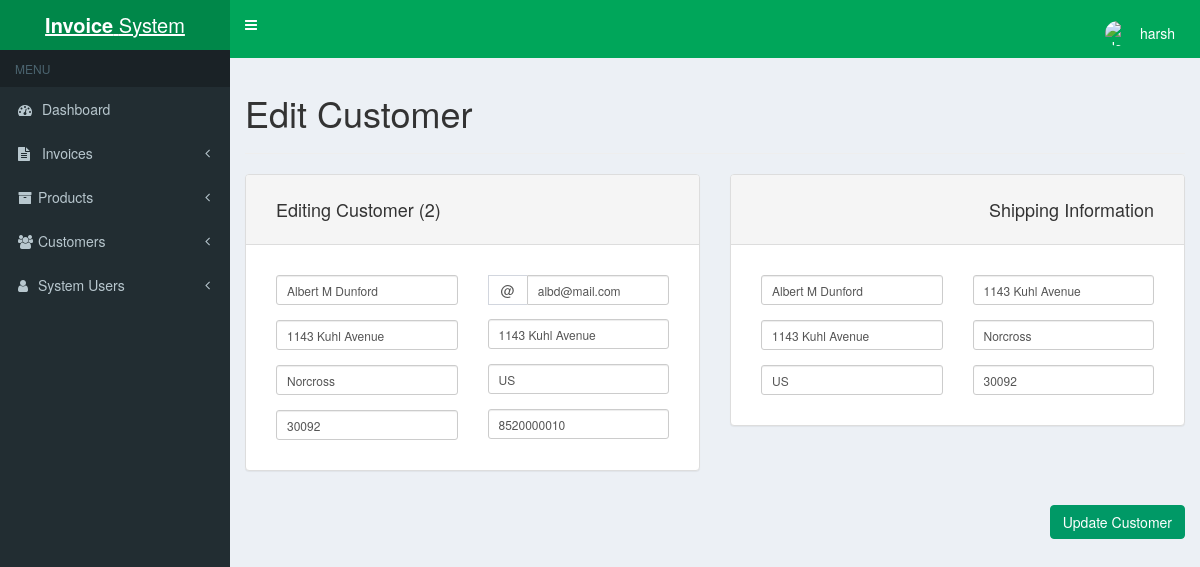
Page /customer-edit.php?id=2 (signed in) on the committed database.
### tables this page shows
CREATE TABLE IF NOT EXISTS `store_customers` (
  `id` int(11) NOT NULL AUTO_INCREMENT,
  `name` varchar(255) NOT NULL,
  `email` varchar(255) NOT NULL,
  `address_1` varchar(255) NOT NULL,
  `address_2` varchar(255) NOT NULL,
  `town` varchar(255) NOT NULL,
  `county` varchar(255) NOT NULL,
  `postcode` varchar(255) NOT NULL,
  `phone` varchar(100) NOT NULL,
  `name_ship` varchar(255) NOT NULL,
  `address_1_ship` varchar(255) NOT NULL,
  `address_2_ship` varchar(255) NOT NULL,
  `town_ship` varchar(255) NOT NULL,
  `county_ship` varchar(255) NOT NULL,
  `postcode_ship` varchar(255) NOT NULL,
  PRIMARY KEY (`id`)
);

### customer-edit.php (the view, shortened to what this page needs)
<?php
include('header.php');
$getID = $_GET['id'];
$mysqli = new mysqli(DATABASE_HOST, DATABASE_USER, DATABASE_PASS, DATABASE_NAME);
$query = "SELECT * FROM store_customers WHERE id = '" . $mysqli->real_escape_string($getID) . "'";
$result = mysqli_query($mysqli, $query);
if($result) {
	while ($row = mysqli_fetch_assoc($result)) {
		$customer_name = $row['name'];
		$customer_email = $row['email'];
		$customer_address_1 = $row['address_1'];
		$customer_address_2 = $row['address_2'];
		$customer_town = $row['town'];
		$customer_county = $row['county'];
		$customer_postcode = $row['postcode'];
		$customer_phone = $row['phone'];
		$customer_name_ship = $row['name_ship'];
		$customer_address_1_ship = $row['address_1_ship'];
		$customer_address_2_ship = $row['address_2_ship'];
		$customer_town_ship = $row['town_ship'];
		$customer_county_ship = $row['county_ship'];
		$customer_postcode_ship = $row['postcode_ship'];
	}
}
?>
<h1>Edit Customer</h1>
<hr>
<form method="post" id="update_customer">
	<div class="row">
		<div class="col-xs-6">
			<div class="panel panel-default">
				<div class="panel-heading">
					<h4>Editing Customer (<?php echo $getID; ?>)</h4>
				</div>
				<div class="panel-body form-group form-group-sm">
					<div class="row">
						<div class="col-xs-6">
							<div class="form-group">
								<input type="text" class="form-control margin-bottom copy-input required" name="customer_name" id="customer_name" placeholder="Enter name" tabindex="1" value="<?php echo $customer_name; ?>">
							</div>
							<div class="form-group">
								<input type="text" class="form-control margin-bottom copy-input required" name="customer_address_1" id="customer_address_1" placeholder="Address 1" tabindex="3" value="<?php echo $customer_address_1; ?>">
							</div>
							<div class="form-group">
								<input type="text" class="form-control margin-bottom copy-input required" name="customer_town" id="customer_town" placeholder="Town" tabindex="5" value="<?php echo $customer_town; ?>">
							</div>
							<div class="form-group no-margin-bottom">
								<input type="text" class="form-control copy-input required" name="customer_postcode" id="customer_postcode" placeholder="Postcode" tabindex="7" value="<?php echo $customer_postcode; ?>">
							</div>
						</div>
						<div class="col-xs-6">
							<div class="input-group float-right margin-bottom">
								<span class="input-group-addon">@</span>
								<input type="email" class="form-control copy-input required" name="customer_email" id="customer_email" placeholder="E-mail address" aria-describedby="sizing-addon1" tabindex="2" value="<?php echo $customer_email; ?>">
							</div>
						    <div class="form-group">
						    	<input type="text" class="form-control margin-bottom copy-input" name="customer_address_2" id="customer_address_2" placeholder="Address 2" tabindex="4" value="<?php echo $customer_address_2; ?>">
						    </div>
						    <div class="form-group">
						    	<input type="text" class="form-control margin-bottom copy-input required" name="customer_county" id="customer_county" placeholder="County" tabindex="6" value="<?php echo $customer_county; ?>">
						    </div>
						    <div class="form-group no-margin-bottom">
						    	<input type="text" class="form-control required" name="customer_phone" id="invoice_phone" placeholder="Phone number" tabindex="8" value="<?php echo $customer_phone; ?>">
							</div>
						</div>
					</div>
				</div>
			</div>
		</div>
		<div class="col-xs-6 text-right">
			<div class="panel panel-default">
				<div class="panel-heading">
					<h4>Shipping Information</h4>
				</div>
				<div class="panel-body form-group form-group-sm">
					<div class="row">
						<div class="col-xs-6">
							<div class="form-group">
								<input type="text" class="form-control margin-bottom required" name="customer_name_ship" id="customer_name_ship" placeholder="Enter name" tabindex="9" value="<?php echo $customer_name_ship; ?>">
							</div>
							<div class="form-group">
								<input type="text" class="form-control margin-bottom" name="customer_address_2_ship" id="customer_address_2_ship" placeholder="Address 2" tabindex="11" value="<?php echo $customer_address_2_ship; ?>">
							</div>
							<div class="form-group no-margin-bottom">
								<input type="text" class="form-control required" name="customer_county_ship" id="customer_county_ship" placeholder="County" tabindex="13" value="<?php echo $customer_county_ship; ?>">
							</div>
						</div>
						<div class="col-xs-6">
							<div class="form-group">
						    	<input type="text" class="form-control margin-bottom required" name="customer_address_1_ship" id="customer_address_1_ship" placeholder="Address 1" tabindex="10" value="<?php echo $customer_address_1_ship; ?>">
							</div>
							<div class="form-group">
								<input type="text" class="form-control margin-bottom required" name="customer_town_ship" id="customer_town_ship" placeholder="Town" tabindex="12" value="<?php echo $customer_town_ship; ?>">
						    </div>
						    <div class="form-group no-margin-bottom">
						    	<input type="text" class="form-control required" name="customer_postcode_ship" id="customer_postcode_ship" placeholder="Postcode" tabindex="14" value="<?php echo $customer_postcode_ship; ?>">
							</div>
						</div>
					</div>
				</div>
			</div>
		</div>
	</div>
	<div class="row">
		<div class="col-xs-12 margin-top btn-group">
			<input type="submit" id="action_update_customer" class="btn btn-success float-right" value="Update Customer" data-loading-text="Updating...">
		</div>
	</div>
</form>
<?php
	include('footer.php');
?>

### css/styles.css (style rules this page uses)
body { padding: 0; background-color: #00a65a; }
.btn-success { background-color: #009966; border-color: #009966; }
.panel-body { padding: 30px 30px 15px 30px; }
.panel-heading { padding: 15px 30px 15px 30px; }
.float-right { float: right !important; }
.margin-bottom { margin-bottom: 1em; }
.margin-top { margin-top: 1em; }
.no-margin-bottom { margin-bottom: 0; }

### rows in the picture
store_customers: customer_name "Albert M Dunford", customer_address_1 "1143 Kuhl Avenue", customer_town "Norcross", customer_postcode "30092", customer_email "albd@mail.com", customer_address_2 "1143 Kuhl Avenue", customer_county "US", customer_phone "8520000010", customer_name_ship "Albert M Dunford", customer_address_2_ship "1143 Kuhl Avenue", customer_county_ship "US", customer_address_1_ship "1143 Kuhl Avenue", customer_town_ship "Norcross", customer_postcode_ship "30092"

### other values in the picture
$_SESSION['login_username'] "harsh"
$getID "2"
